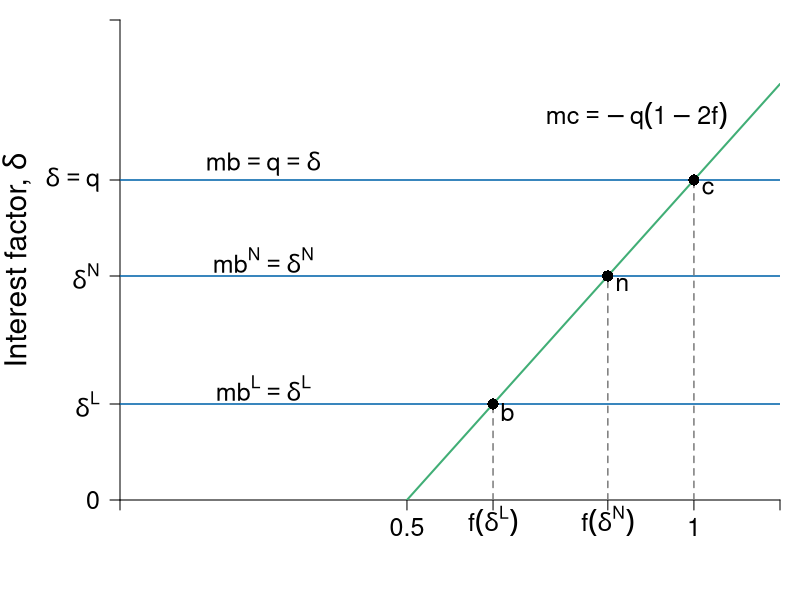

This figure's R source:
require(shape)
pdf(file = "credit/credit_mb_mc.pdf", width = 7, height = 7)

#Set parameters for graphics
pointsize <- 1.8
axislabelsize <- 1.8
labelsize <- 1.5
namesize <- 1.8
annotatesize <- 1.5
graphlinewidth <- 2
segmentlinewidth <- 1.5

COL <- c("#7fc97f", "#beaed4", "#fdc086", "#ffff99", "#386cb0", "#f0027f", "#bf5b17", "#666666")
COLA <- c("#e0f3db", "#99d8c9","#66c2a4","#41ae76", "#238b45", "#005824")
COLB <- c("#c6dbef", "#4eb3d3", "#2b8cbe", "#0868ac","#084081")
COLC <- c("#fcfbfd", "#efedf5", "#dadaeb", "#bcbddc", "#9e9ac8", "#807dba", "#6a51a3", "#54278f", "#3f007d")
grays <- gray.colors(25, start = 1, end = 0)

par(mar =  c(5, 6, 1, 1))

mc <- function(f, q = 2) {
  -q + 2*q*f
}

xlims <- c(0, 1.15)
ylims <- c(0, 3)

npts <- 501 
x <- seq(xlims[1], xlims[2], length.out = npts)
y <- seq(ylims[1], ylims[2], length.out = npts) 

plot(0, 0, xlim = xlims, ylim = ylims, type = "n",
     xlab = expression(paste("")),
     ylab = expression(paste("")), 
     xaxt = "n", 
     yaxt = "n", 
     cex.lab = axislabelsize, 
     bty = "n",
     xaxs = "i", 
     yaxs = "i")

ticksy <- c(-2, 0, mc(f = 0.65), mc(f = 0.85), 2, ylims[2])
ylabels <- c(expression(paste(-q)), 0, expression(paste(delta^L)), expression(paste(delta^N)), expression(paste(delta == q)), NA)
ticksx <- c(0, 0.5, 0.65, 0.85, 1, xlims[2])
xlabels <- c(NA, 0.5, expression(paste(f*(delta^{L}) )), expression(paste(f*(delta^{N}) )), 1.0, NA)

axis(1, at = ticksx, pos = 0, labels = xlabels, cex.axis = labelsize)
axis(2, at = ticksy, pos = 0, labels = ylabels, las = 1, cex.axis = labelsize)

npts <- 500 
xx1 <- seq(xlims[1], xlims[2], length.out = npts)

#Lines for mrs graph
lines(xx1, mc(xx1, q = 2), col = COLA[4], lwd = graphlinewidth)

#Label axes
#mtext(expression(paste("Speed of the machine, ", f)), side = 1, line = 2.5, cex = axislabelsize)
text(-0.18, 0.5*(ylims[2] + ylims[1]), expression(paste("Interest factor, ", delta )), xpd = TRUE, cex = axislabelsize, srt = 90) 
text(0.5*(xlims[2]), -2.2, expression(paste("Speed of the machine, ", f)), xpd = TRUE, cex = axislabelsize) 

text(0.9, 2.4, expression(paste(mc == -q*(1 - 2*f) )), cex = labelsize)
text(0.25, 2.1, expression(paste(mb == q, phantom() == delta )), cex = labelsize)
text(0.25, 1.5, expression(paste(mb^N == delta^N )), cex = labelsize)
text(0.25, 0.7, expression(paste(mb^L == delta^L )), cex = labelsize)

segments(0.65, 0, 0.65, mc(f = 0.65), lty = 2, col = grays[20] , lwd = segmentlinewidth)
segments(0, mc(f = 0.65), xlims[2], mc(f = 0.65), lty = 1, col = COLB[4] , lwd = segmentlinewidth)
segments(0.85, 0, 0.85, mc(f = 0.85), lty = 2, col = grays[20] , lwd = segmentlinewidth)
segments(0, mc(f = 0.85), xlims[2], mc(f = 0.85), lty = 1, col = COLB[4] , lwd = segmentlinewidth)
segments(1, 0, 1, mc(f = 1), lty = 2, col = grays[20] , lwd = segmentlinewidth)
segments(0, mc(f = 1), xlims[2], mc(f = 1), lty = 1, col = COLB[4] , lwd = segmentlinewidth)

points(1, mc(1), pch = 16, col = "black", cex = 1.5)
points(0.85, mc(0.85), pch = 16, col = "black", cex = 1.5)
points(0.65, mc(0.65), pch = 16, col = "black", cex = 1.5)

text(1 + 0.025, mc(1) - 0.05, expression(paste(c)), cex = labelsize)
text(0.85 + 0.025, mc(0.85) - 0.05, expression(paste(n)), cex = labelsize)
text(0.65 + 0.025, mc(0.65) - 0.05, expression(paste(b)), cex = labelsize)

dev.off()
